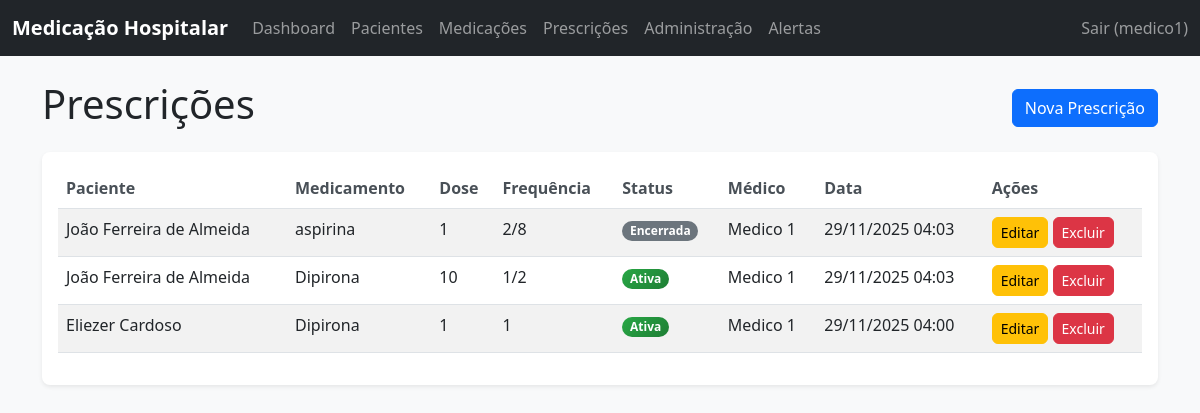
Screenshot of /prescricoes/ (signed in) with the database file from the repository.
### core/models.py (models this page shows, shortened)
class Usuario(AbstractUser):
    USERNAME_FIELD = 'username'
    EMAIL_FIELD = 'email'
    TIPO_USUARIO_CHOICES = [
        ('medico', 'Médico'),
        ('enfermeiro', 'Enfermeiro'),
        ('administrador', 'Administrador'),
    ]
    tipo_usuario = models.CharField(max_length=15, choices=TIPO_USUARIO_CHOICES, default='enfermeiro')
    class Meta:
        verbose_name = "Usuário"
        verbose_name_plural = "Usuários"

class Prescricao(models.Model):
    STATUS_CHOICES = [
        ('ativa', 'Ativa'),
        ('suspensa', 'Suspensa'),
        ('encerrada', 'Encerrada'),
    ]
    paciente = models.ForeignKey(Paciente, on_delete=models.CASCADE)
    medicamento = models.ForeignKey(Medicamento, on_delete=models.CASCADE)
    medico = models.ForeignKey(
        settings.AUTH_USER_MODEL,
        on_delete=models.PROTECT,
        related_name='prescricoes',
        null=True,
        blank=True,
    )
    data_criacao = models.DateTimeField(auto_now_add=True)
    data_ultima_atualizacao = models.DateTimeField(auto_now=True)
    dose = models.CharField(max_length=100)
    frequencia = models.CharField(max_length=100)
    status = models.CharField(
        max_length=20,
        choices=STATUS_CHOICES,
        default='ativa',
    )
    observacoes = models.TextField(blank=True, null=True)
    class Meta:
        verbose_name = "Prescrição"
        verbose_name_plural = "Prescrições"
    def get_status_badge_class(self):
        mapping = {
            'ativa': 'bg-success',     # verde
            'suspensa': 'bg-warning',  # amarelo
            'encerrada': 'bg-secondary',  # cinza
        }
        return mapping.get(self.status, 'bg-secondary')

class Paciente(models.Model):
    SEXO_CHOICES = [
        ('M', 'Masculino'),
        ('F', 'Feminino'),
        ('O', 'Outro'),
    ]
    nome = models.CharField(max_length=255)
    cpf = models.CharField(max_length=11, unique=True, blank=True, null=True)
    data_nascimento = models.DateField()
    sexo = models.CharField(max_length=1, choices=SEXO_CHOICES)
    prontuario = models.CharField(max_length=50, unique=True)
    telefone_contato = models.CharField(max_length=20, blank=True, null=True)
    alergias = models.TextField(blank=True, null=True)
    historico_clinico = models.TextField(blank=True, null=True)
    class Meta:
        verbose_name = "Paciente"
        verbose_name_plural = "Pacientes"

class Medicamento(models.Model):
    nome = models.CharField(max_length=255)
    dosagem = models.CharField(max_length=100)
    via_administracao = models.CharField(max_length=100)
    class Meta:
        verbose_name = "Medicamento"
        verbose_name_plural = "Medicamentos"

### core/views_frontend.py (the view)
# urls.py: path('prescricoes/', PrescricaoListView.as_view(), name='prescricoes'),
class PrescricaoListView(LoginRequiredMixin, ListView):
    model = Prescricao
    template_name = 'core/prescricao_list.html'
    context_object_name = 'prescricoes'
    def get_queryset(self):
        return (
            Prescricao.objects
            .select_related('paciente', 'medicamento', 'medico')
            .order_by('-data_criacao')
        )

### templates/core/prescricao_list.html (shortened to what this page needs)
{% extends 'base.html' %}
{% load static %}
{% block content %}
<div class="row">
    <div class="col-12">
        <div class="d-flex justify-content-between align-items-center mb-3">
            <h1>Prescrições</h1>
            <a href="{% url 'prescricao_create' %}" class="btn btn-primary">Nova Prescrição</a>
        </div>
    </div>
</div>
<div class="row">
    <div class="col-12">
        <div class="card">
            <div class="card-body">
                {% if prescricoes %}
                    <div class="table-responsive">
                        <table class="table table-striped">
                            <thead>
                                <tr>
                                    <th>Paciente</th>
                                    <th>Medicamento</th>
                                    <th>Dose</th>
                                    <th>Frequência</th>
                                    <th>Status</th>
                                    <th>Médico</th>
                                    <th>Data</th>
                                    <th>Ações</th>
                                </tr>
                            </thead>
                            <tbody>
                                {% for prescricao in prescricoes %}
                                    <tr>
                                        <td>{{ prescricao.paciente.nome }}</td>
                                        <td>{{ prescricao.medicamento.nome }}</td>
                                        <td>{{ prescricao.dose }}</td>
                                        <td>{{ prescricao.frequencia }}</td>
                                        <td>
                                            <span class="badge rounded-pill {{ prescricao.get_status_badge_class }}">
                                                {{ prescricao.get_status_display }}
                                            </span>
                                        </td>
                                        <td>
                                            {% if prescricao.medico %}
                                                {{ prescricao.medico.first_name|default:prescricao.medico.username }}
                                            {% else %}
                                                -
                                            {% endif %}
                                        </td>
                                        <td>{{ prescricao.data_criacao|date:"d/m/Y H:i" }}</td>
                                        <td>
                                            <a href="{% url 'prescricao_update' prescricao.pk %}" class="btn btn-sm btn-warning">Editar</a>
                                            <a href="{% url 'prescricao_delete' prescricao.pk %}" class="btn btn-sm btn-danger">Excluir</a>
                                        </td>
                                    </tr>
                                {% endfor %}
                            </tbody>
                        </table>
                    </div>
                {% else %}
                    <p class="text-muted">Nenhuma prescrição cadastrada.</p>
                {% endif %}
            </div>
        </div>
    </div>
</div>
{% endblock %}

### templates/base.html (shortened to what this page needs)
{% load static %}
<!DOCTYPE html>
<html lang="pt-br">
<head>
    <link href="https://cdn.jsdelivr.net/npm/bootstrap@5.3.0/dist/css/bootstrap.min.css" rel="stylesheet">
    <link rel="stylesheet" href="{% static 'css/style.css' %}">
</head>
<body>
    <nav class="navbar navbar-expand-lg navbar-dark bg-dark">
        <div class="container-fluid">
            <a class="navbar-brand" href="{% url 'dashboard' %}">Medicação Hospitalar</a>
            <div class="collapse navbar-collapse" id="navbarNav">
                <ul class="navbar-nav me-auto mb-2 mb-lg-0">
                    {% if user.is_authenticated %}
                        <li class="nav-item">
                            <a class="nav-link" href="{% url 'dashboard' %}">Dashboard</a>
                        </li>
                        <li class="nav-item">
                            <a class="nav-link" href="{% url 'paciente_list' %}">Pacientes</a>
                        </li>
                        <li class="nav-item">
                            <a class="nav-link" href="{% url 'medicamento_list' %}">Medicações</a>
                        </li>
                        <li class="nav-item">
                            <a class="nav-link" href="{% url 'prescricao_list' %}">Prescrições</a>
                        </li>
                        <li class="nav-item">
                            <a class="nav-link" href="{% url 'administracao_list' %}">Administração</a>
                        </li>
                        <li class="nav-item">
                            <a class="nav-link" href="{% url 'alerta_list' %}">Alertas</a>
                        </li>
                    {% endif %}
                </ul>
                <ul class="navbar-nav">
                    {% if user.is_authenticated %}
                        <li class="nav-item">
                            <form method="post" action="{% url 'logout' %}" class="d-inline">
                                <button type="submit" class="nav-link btn btn-link p-0 m-0">
                                    Sair ({{ user.username }})
                                </button>
                            </form>
                        </li>
                    {% else %}
                        <li class="nav-item">
                            <a class="nav-link" href="{% url 'login' %}">Login</a>
                        </li>
                    {% endif %}
                </ul>
            </div>
        </div>
    </nav>
    <div class="container mt-4">
        {% block content %}
        {% endblock %}
    </div>
</body>
</html>

### static/css/style.css (style rules this page uses)
body { font-family: 'Segoe UI', Tahoma, Geneva, Verdana, sans-serif; background-color: #f8f9fa; }
.navbar-brand { font-weight: bold; }
.card { border: none; box-shadow: 0 0.125rem 0.25rem rgba(0, 0, 0, 0.075); border-radius: 0.5rem; }
.btn { border-radius: 0.375rem; }
.table th { border-top: none; font-weight: 600; color: #495057; }
.bg-success { background: linear-gradient(135deg, #28a745, #1e7e34) !important; }

### rows the page displays
Usuario: username "medico1"
Prescricao: paciente.nome "João Ferreira de Almeida", medicamento.nome "aspirina", dose "1", frequencia "2/8", status "Encerrada", medico.first_name "Medico 1", data_criacao "29/11/2025 04:03"
Prescricao: paciente.nome "João Ferreira de Almeida", medicamento.nome "Dipirona", dose "10", frequencia "1/2", status "Ativa", medico.first_name "Medico 1", data_criacao "29/11/2025 04:03"
Prescricao: paciente.nome "Eliezer Cardoso", medicamento.nome "Dipirona", dose "1", frequencia "1", status "Ativa", medico.first_name "Medico 1", data_criacao "29/11/2025 04:00"
